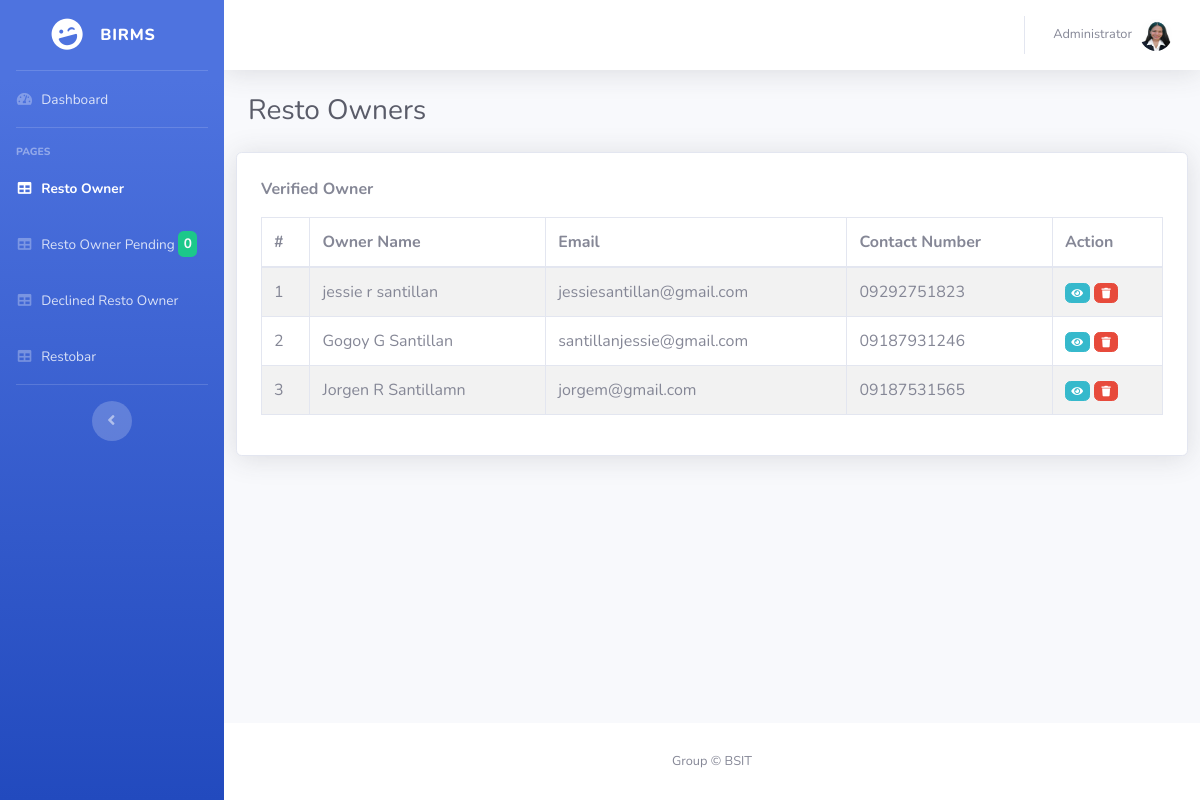
The page /admin/resto_owner.php (signed in) on the database as committed earlier.
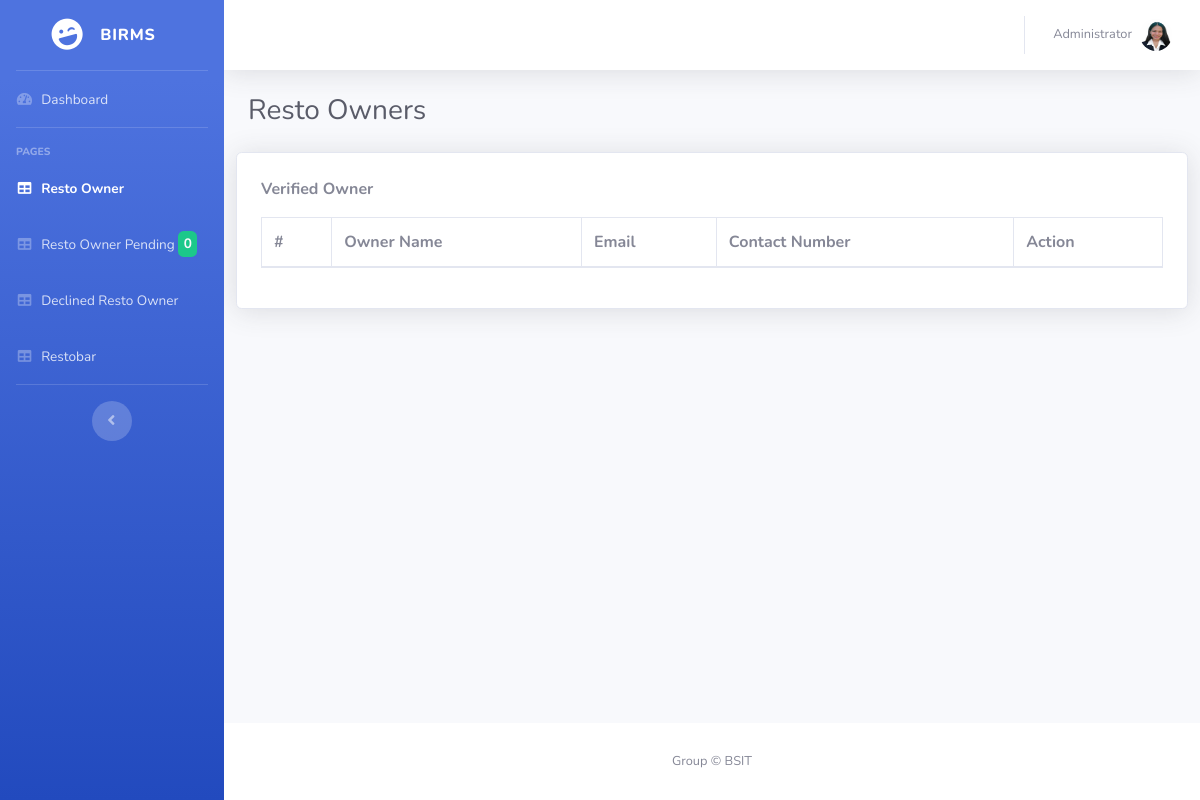
The same page on the database as committed later.
### tables this page shows
CREATE TABLE `owner` (
  `id` int(11) NOT NULL,
  `owner_id` varchar(50) NOT NULL,
  `firstname` varchar(100) NOT NULL,
  `middlename` varchar(100) DEFAULT NULL,
  `lastname` varchar(100) NOT NULL,
  `email` varchar(100) NOT NULL,
  `password` varchar(100) NOT NULL,
  `contact_num` varchar(11) NOT NULL,
  `address` varchar(100) NOT NULL,
  `profile` varchar(250) DEFAULT NULL,
  `status` int(11) NOT NULL
);

### inc/function.php (called while the page is built, shortened)
<?php
    class Connection{
        public $host = "localhost";
        public $user = "u510162695_birms_db";
        public $password = "1Birms_db";
        public $db_name = "u510162695_birms_db";
        public function __construct(){
            $this->conn = mysqli_connect($this->host, $this->user, $this->password, $this->db_name);
        }
    }
    class dataOperation extends Connection{
        public function displayOwner(){
            $sql = mysqli_query($this->conn, "SELECT * FROM owner WHERE status = 1");
            $array = array();
            while($row = mysqli_fetch_assoc($sql)){
                $array[] = $row;
            }
            return $array;
        }
        public function displayPOCnt(){
            $sql = mysqli_query($this->conn, "SELECT COUNT(*) AS pending FROM owner WHERE status=0");
            $array = array();
            $cnt = mysqli_fetch_assoc($sql);
            $array[] = $cnt;
            return $array;
        }
    }
    $oop = new dataOperation;

### admin/resto_owner.php (the view, shortened to what the changed rows need)
<?php
require_once('../inc/function.php');
?>
<!DOCTYPE html>
<html lang="en">
<head>
    <link href="../vendor/fontawesome-free/css/all.min.css" rel="stylesheet" type="text/css">
    <link href="../css/sb-admin-2.min.css" rel="stylesheet">
    <link href="../css/datatables.min.css" rel="stylesheet">
</head>
<body id="page-top">
    <div id="wrapper">
        <ul class="navbar-nav bg-gradient-primary sidebar sidebar-dark accordion" id="accordionSidebar">
             <li class="nav-item">
                <a class="nav-link" href="resto_pending.php">
                    <span>Resto Owner Pending <span class="badge bg-success text-light">
                    <?php
                        $myrow = $oop->displayPOCnt();
                        foreach($myrow as $row){
                            echo $row['pending'];
                        }
                        ?>
                    </span></span></a>
            </li>
        </ul>
        <div id="content-wrapper" class="d-flex flex-column">
            <div id="content">
                <div class="container-fluid">
                    <div class="d-sm-flex align-items-center justify-content-between mb-4">
                        <h1 class="h3 mb-0 text-gray-800">Resto Owners</h1>
                    </div>
                    <div class="row">
                        <div class="card shadow mb-4 p-4 w-100">
                            <div class="data_table">
                                <table id="dashprint" class="table table-striped table-bordered">
                                    <thead class="table">
                                        <tr>
                                            <th>#</th>
                                            <th>Owner Name</th>
                                            <th>Email</th>
                                            <th>Contact Number</th>
                                            <th >Action</th>
                                        </tr>
                                    </thead>
                                    <tbody>
                                    <?php
													$myrow = $oop->displayOwner();
													$i = 1;
													foreach($myrow as $row){
														?>
														<tr>
															<td><?=$i++?></td>
															<td><?=$row['firstname'] ." ".substr($row['middlename'], 0,1)." ".$row['lastname']?></td>
															<td><?=$row['email']?></td>
															<td><?=$row['contact_num']?></td>
															<td>
																<a href="#" data-toggle="modal" data-target="#viewModal<?=$row['id']?>" class="btn btn-info badge"> <i class="fas fa-eye fa-sm fa-fw"></i></a>
																<a href="#" data-toggle="modal" data-target="#deleteModal<?=$row['id']?>" class="btn btn-danger badge"> <i class="fas fa-trash fa-sm fa-fw"></i></a>
															</td>
														</tr>
                                                        <div class="modal fade" id="deleteModal<?=$row['id']?>" tabindex="-1" role="dialog" aria-labelledby="exampleModalLabel" aria-hidden="true">
														<?php
													}
													?>
                                    </tbody>
                                </table>
                            </div>
                        </div>
                    </div>
                </div>
            </div>
        </div>
    </div>
</body>
</html>

Rows that differ between the two databases and show on the page:
removed owner: firstname "jessie", middlename "r", lastname "santillan", email "jessiesantillan@gmail.com", contact_num "09292751823"
removed owner: firstname "Gogoy", middlename "G", lastname "Santillan", email "santillanjessie@gmail.com", contact_num "09187931246"
removed owner: firstname "Jorgen", middlename "R", lastname "Santillamn", email "jorgem@gmail.com", contact_num "09187531565"
